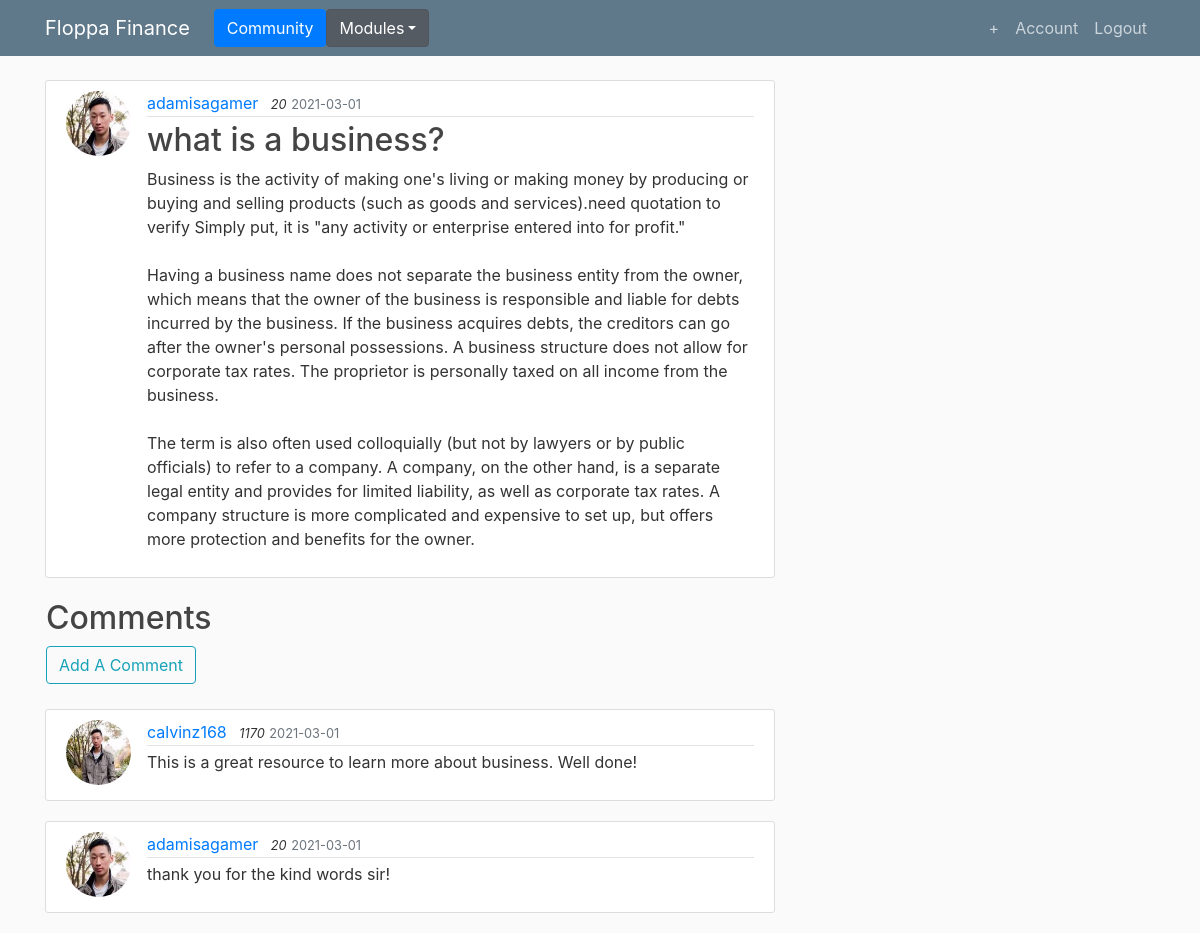
The app's page /post/2 (signed in) with its own data.
### flasksite/models.py (models this page shows, shortened)
class User(db.Model, UserMixin):
    id = db.Column(db.Integer, primary_key=True)
    username = db.Column(db.String(20), unique=True, nullable=False)
    email = db.Column(db.String(120), unique=True, nullable=False)
    image_file = db.Column(db.String(20), nullable=False, default='default.jpg')
    password = db.Column(db.String(60), nullable=False)
    posts = db.relationship('Post', backref='author', lazy=True)
    comments = db.relationship('Comment', backref='author', lazy=True)
    score = db.Column(db.Integer, nullable=False)

class Post(db.Model):
    id = db.Column(db.Integer, primary_key=True)
    title = db.Column(db.String(100), nullable=False)
    date_posted = db.Column(db.DateTime, nullable=False, default=datetime.now)
    content = db.Column(db.Text, nullable=False)
    user_id = db.Column(db.Integer, db.ForeignKey('user.id'), nullable=False)

class Comment(db.Model):
    id = db.Column(db.Integer, primary_key=True)
    content = db.Column(db.String(100), nullable=False)
    date_posted = db.Column(db.DateTime, nullable=False, default=datetime.now)
    post_id = db.Column(db.Integer, db.ForeignKey('post.id'), nullable=False)
    user_id = db.Column(db.Integer, db.ForeignKey('user.id'), nullable=False)

### flasksite/routes.py (the view)
@app.route("/post/<int:post_id>")
def post(post_id):
    post = Post.query.get(post_id)
    comments = Comment.query.filter_by(post_id=post_id).all()
    return render_template('post.html', title=post.title, post=post, comments=comments)

### flasksite/models.py (called while the page is built)
@login_manager.user_loader
def load_user(user_id):
    return User.query.get(int(user_id))

### flasksite/templates/post.html (shortened to what this page needs)
{% extends "layout.html" %}
{% block content %}
  <article class="media content-section">
    <img class="rounded-circle article-img" src="{{ url_for('static', filename='profile_pics/' + post.author.image_file) }}">
    <div class="media-body">
      <div class="article-metadata">
        <a class="mr-2" href="#">{{ post.author.username }}</a>
        <em><small class="font-italic">{{ post.author.score }}</small></em>
        <small class="text-muted">{{ post.date_posted.strftime('%Y-%m-%d') }}</small>
      </div>
      <h2 class="article-title">{{ post.title }}</h2>
      <p class="article-content">{{ post.content }}</p>
    </div>
  </article>
  <table>
  <td><h2>Comments</h2><a href="{{ url_for('comment_post', post_id=post.id) }}"><button class="btn btn-outline-info">Add A Comment</button></a></td>
  </table>
  <br>
  {% for comment in comments %}
    <article class="media content-section">
      <img class="rounded-circle article-img" src="{{ url_for('static', filename='profile_pics/' + comment.author.image_file) }}">
      <div class="media-body">
        <div class="article-metadata">
          <a class="mr-2" href="#">{{ comment.author.username }}</a>
          <em><small class="font-italic">{{ comment.author.score }}</small></em>
          <small class="text-muted">{{ comment.date_posted.strftime('%Y-%m-%d') }}</small>
        </div>
        <p class="article-content">{{ comment.content }}</p>
      </div>
    </article>
  {% endfor %}
{% endblock content %}

### flasksite/static/main.css (style rules this page uses)
body { background: #fafafa; color: #333333; margin-top: 5rem; }
h1, h2, h3, h4, h5, h6 { color: #444444; }
.content-section { background: #ffffff; padding: 10px 20px; border: 1px solid #dddddd; border-radius: 3px; margin-bottom: 20px; }
.article-title { color: #444444; }
.article-content { white-space: pre-line; }
.article-img { height: 65px; width: 65px; margin-right: 16px; }
.article-metadata { padding-bottom: 1px; margin-bottom: 4px; border-bottom: 1px solid #e3e3e3 }

### records on screen
User: image_file (picture), author.username "adamisagamer", author.score "20"
Post: date_posted "2021-03-01", title "what is a business?", content "Business is the activity of making one's living or making money by producing or buying and selling products (such as goods and services).need quotation to verify Simply put, it is \"any activity or enterprise entered into for profit.\" Having a business name does not separate the business entity from the owner, which means that the owner of the business is responsible and liable for debts incurred by the business. If the business acquires debts, the creditors can go after the owner's personal possessions. A business structure does not allow for corporate tax rates. The proprietor is personally taxed on all income from the business. The term is also often used colloquially (but not by lawyers…"
Comment: image_file (picture), author.username "calvinz168", author.score "1170", date_posted "2021-03-01", content "This is a great resource to learn more about business. Well done!"
Comment: image_file (picture), author.username "adamisagamer", author.score "20", date_posted "2021-03-01", content "thank you for the kind words sir!"
